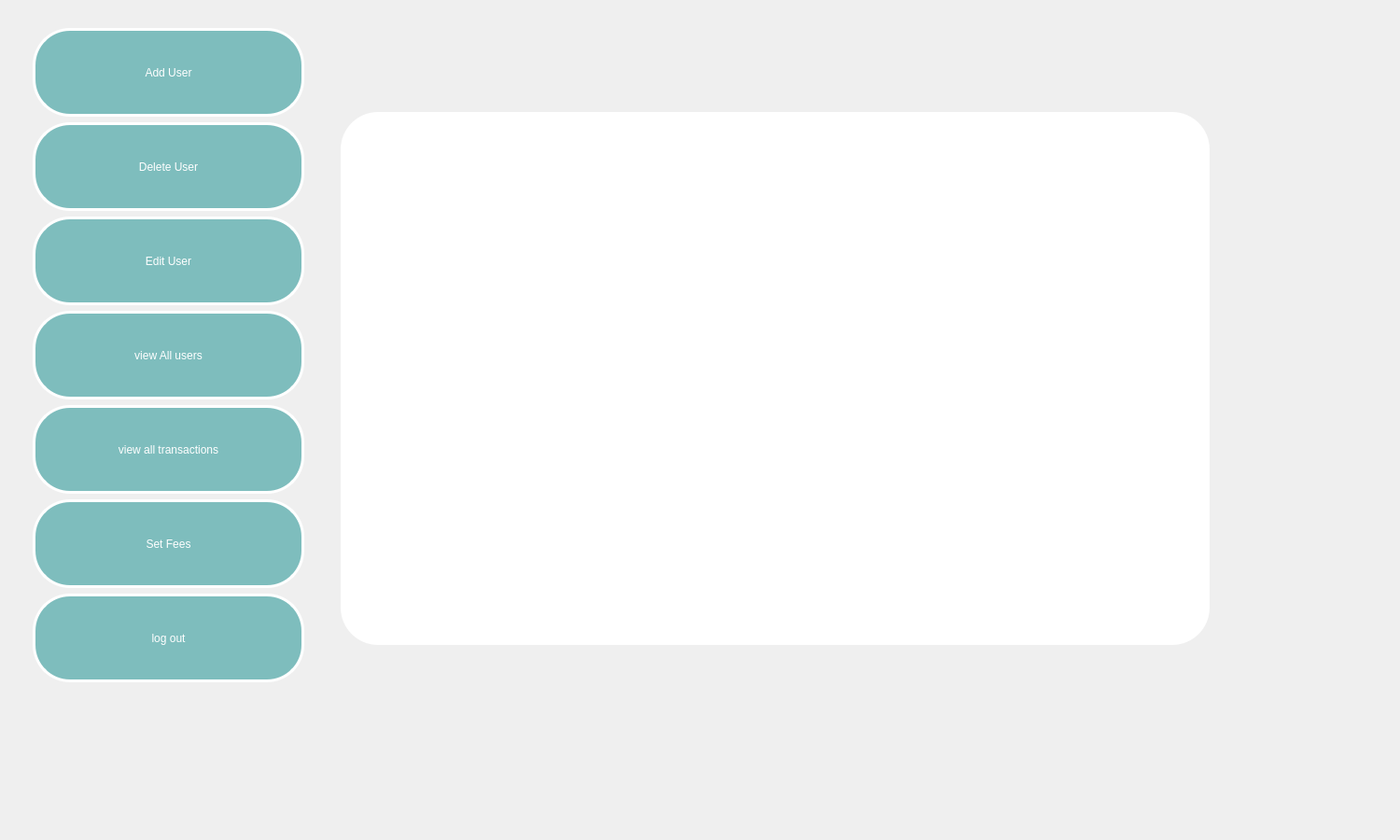
<?xml version="1.0" encoding="UTF-8"?>
<ui version="4.0">
 <class>Admin</class>
 <widget class="QWidget" name="Admin">
  <property name="geometry">
   <rect>
    <x>0</x>
    <y>0</y>
    <width>1500</width>
    <height>900</height>
   </rect>
  </property>
  <property name="windowTitle">
   <string>Dialog</string>
  </property>
  <widget class="QStackedWidget" name="Admin_stackWidget">
   <property name="geometry">
    <rect>
     <x>-20</x>
     <y>-10</y>
     <width>1541</width>
     <height>911</height>
    </rect>
   </property>
   <property name="styleSheet">
    <string notr="true">background: qlineargradient(
        x1: 0, y1: 0, x2: 0, y2: 1,
        stop: 0 rgb(95, 48, 143),
        stop: 1 #D8A0E0
    );
    color: white;
    font: 700 15pt &quot;Segoe UI&quot;;
    border: none;
    border-radius: 40px;
    padding: 10px 25px;</string>
   </property>
   <property name="currentIndex">
    <number>2</number>
   </property>
   <widget class="QWidget" name="AdduserPage">
    <widget class="QLabel" name="label_11">
     <property name="geometry">
      <rect>
       <x>510</x>
       <y>40</y>
       <width>211</width>
       <height>71</height>
      </rect>
     </property>
     <property name="text">
      <string/>
     </property>
    </widget>
    <widget class="QPushButton" name="pushButton_14">
     <property name="geometry">
      <rect>
       <x>350</x>
       <y>210</y>
       <width>591</width>
       <height>231</height>
      </rect>
     </property>
     <property name="text">
      <string>fe ehhh</string>
     </property>
    </widget>
   </widget>
   <widget class="QWidget" name="ll">
    <widget class="QLabel" name="label_7">
     <property name="geometry">
      <rect>
       <x>390</x>
       <y>30</y>
       <width>141</width>
       <height>21</height>
      </rect>
     </property>
     <property name="text">
      <string>lOGIN</string>
     </property>
    </widget>
    <widget class="QLabel" name="label_21">
     <property name="geometry">
      <rect>
       <x>160</x>
       <y>80</y>
       <width>101</width>
       <height>31</height>
      </rect>
     </property>
     <property name="text">
      <string>User Name</string>
     </property>
    </widget>
    <widget class="QLabel" name="label_22">
     <property name="geometry">
      <rect>
       <x>200</x>
       <y>170</y>
       <width>49</width>
       <height>16</height>
      </rect>
     </property>
     <property name="text">
      <string>Password</string>
     </property>
    </widget>
    <widget class="QLineEdit" name="adminUserName_line">
     <property name="geometry">
      <rect>
       <x>290</x>
       <y>80</y>
       <width>281</width>
       <height>31</height>
      </rect>
     </property>
    </widget>
    <widget class="QLineEdit" name="AdminPass_line">
     <property name="geometry">
      <rect>
       <x>290</x>
       <y>160</y>
       <width>271</width>
       <height>31</height>
      </rect>
     </property>
     <property name="echoMode">
      <enum>QLineEdit::EchoMode::Password</enum>
     </property>
    </widget>
    <widget class="QPushButton" name="pushButton_17">
     <property name="geometry">
      <rect>
       <x>380</x>
       <y>250</y>
       <width>80</width>
       <height>24</height>
      </rect>
     </property>
     <property name="text">
      <string>login</string>
     </property>
    </widget>
   </widget>
   <widget class="QWidget" name="AminMEnuPage">
    <widget class="QWidget" name="layoutWidget">
     <property name="geometry">
      <rect>
       <x>30</x>
       <y>30</y>
       <width>291</width>
       <height>701</height>
      </rect>
     </property>
     <layout class="QVBoxLayout" name="verticalLayout">
      <item>
       <widget class="QPushButton" name="pushButton">
        <property name="sizePolicy">
         <sizepolicy hsizetype="Minimum" vsizetype="Preferred">
          <horstretch>0</horstretch>
          <verstretch>0</verstretch>
         </sizepolicy>
        </property>
        <property name="styleSheet">
         <string notr="true">color:rgb(255, 255, 255);
background-color: rgb(126, 189, 189);
font: 700 15pt &quot;Segoe UI&quot;;
border-radius: 40px;
border:3px solid white;</string>
        </property>
        <property name="text">
         <string>Add User</string>
        </property>
       </widget>
      </item>
      <item>
       <widget class="QPushButton" name="pushButton_3">
        <property name="sizePolicy">
         <sizepolicy hsizetype="Minimum" vsizetype="Preferred">
          <horstretch>0</horstretch>
          <verstretch>0</verstretch>
         </sizepolicy>
        </property>
        <property name="styleSheet">
         <string notr="true">color:rgb(255, 255, 255);
background-color: rgb(126, 189, 189);
font: 700 15pt &quot;Segoe UI&quot;;
border-radius: 40px;
border:3px solid white;</string>
        </property>
        <property name="text">
         <string>Delete User</string>
        </property>
       </widget>
      </item>
      <item>
       <widget class="QPushButton" name="pushButton_2">
        <property name="sizePolicy">
         <sizepolicy hsizetype="Minimum" vsizetype="Preferred">
          <horstretch>0</horstretch>
          <verstretch>0</verstretch>
         </sizepolicy>
        </property>
        <property name="styleSheet">
         <string notr="true">color:rgb(255, 255, 255);
background-color: rgb(126, 189, 189);
font: 700 15pt &quot;Segoe UI&quot;;
border-radius: 40px;
border:3px solid white;</string>
        </property>
        <property name="text">
         <string>Edit User</string>
        </property>
       </widget>
      </item>
      <item>
       <widget class="QPushButton" name="pushButton_4">
        <property name="sizePolicy">
         <sizepolicy hsizetype="Minimum" vsizetype="Preferred">
          <horstretch>0</horstretch>
          <verstretch>0</verstretch>
         </sizepolicy>
        </property>
        <property name="styleSheet">
         <string notr="true">color:rgb(255, 255, 255);
background-color: rgb(126, 189, 189);
font: 700 15pt &quot;Segoe UI&quot;;
border-radius: 40px;
border:3px solid white;</string>
        </property>
        <property name="text">
         <string>view All users</string>
        </property>
       </widget>
      </item>
      <item>
       <widget class="QPushButton" name="pushButton_5">
        <property name="sizePolicy">
         <sizepolicy hsizetype="Minimum" vsizetype="Preferred">
          <horstretch>0</horstretch>
          <verstretch>0</verstretch>
         </sizepolicy>
        </property>
        <property name="styleSheet">
         <string notr="true">color:rgb(255, 255, 255);
background-color: rgb(126, 189, 189);
font: 700 15pt &quot;Segoe UI&quot;;
border-radius: 40px;
border:3px solid white;</string>
        </property>
        <property name="text">
         <string>view all transactions</string>
        </property>
       </widget>
      </item>
      <item>
       <widget class="QPushButton" name="pushButton_11">
        <property name="sizePolicy">
         <sizepolicy hsizetype="Minimum" vsizetype="Preferred">
          <horstretch>0</horstretch>
          <verstretch>0</verstretch>
         </sizepolicy>
        </property>
        <property name="styleSheet">
         <string notr="true">color:rgb(255, 255, 255);
background-color: rgb(126, 189, 189);
font: 700 15pt &quot;Segoe UI&quot;;
border-radius: 40px;
border:3px solid white;</string>
        </property>
        <property name="text">
         <string>Set Fees</string>
        </property>
       </widget>
      </item>
      <item>
       <widget class="QPushButton" name="pushButton_6">
        <property name="sizePolicy">
         <sizepolicy hsizetype="Minimum" vsizetype="Preferred">
          <horstretch>0</horstretch>
          <verstretch>0</verstretch>
         </sizepolicy>
        </property>
        <property name="styleSheet">
         <string notr="true">color:rgb(255, 255, 255);
background-color: rgb(126, 189, 189);
font: 700 15pt &quot;Segoe UI&quot;;
border-radius: 40px;
border:3px solid white;</string>
        </property>
        <property name="text">
         <string>log out</string>
        </property>
       </widget>
      </item>
     </layout>
    </widget>
    <widget class="QStackedWidget" name="AdminChoice_stackWidget">
     <property name="geometry">
      <rect>
       <x>360</x>
       <y>120</y>
       <width>931</width>
       <height>571</height>
      </rect>
     </property>
     <property name="styleSheet">
      <string notr="true">
background-color: rgb(255, 255, 255);</string>
     </property>
     <property name="currentIndex">
      <number>4</number>
     </property>
     <widget class="QWidget" name="choiceAdminPage">
      <widget class="QLabel" name="label_8">
       <property name="geometry">
        <rect>
         <x>480</x>
         <y>130</y>
         <width>321</width>
         <height>31</height>
        </rect>
       </property>
       <property name="text">
        <string>choode what </string>
       </property>
      </widget>
      <widget class="QLabel" name="label_12">
       <property name="geometry">
        <rect>
         <x>280</x>
         <y>40</y>
         <width>301</width>
         <height>481</height>
        </rect>
       </property>
       <property name="text">
        <string>TextLabel</string>
       </property>
      </widget>
     </widget>
     <widget class="QWidget" name="viewTransactionsPage">
      <widget class="QScrollArea" name="scrolltrans">
       <property name="geometry">
        <rect>
         <x>50</x>
         <y>40</y>
         <width>811</width>
         <height>481</height>
        </rect>
       </property>
       <property name="styleSheet">
        <string notr="true">/* Style for user card */
#userCard {
    background-color: #f8f9fa;  /* Light gray background */
    border: 2px solid #7ec1c1;   /* Light greenish-blue border */
    border-radius: 12px;         /* Rounded corners */
    padding: 20px;
    margin-bottom: 20px;          /* Space between user cards */
}

/* Style for user information label */
#userInfoLabel {
    font-size: 14px;
    font-weight: bold;
    color: #5f308f;  /* Purple text */
    margin-bottom: 10px;
}

/* Style for separator line between users */
QFrame[frameShape=&quot;HLine&quot;] {
    border: none;
    height: 2px;
    background-color: #7ec1c1;  /* Light greenish-blue */
    margin: 10px 0;
}

/* Style for user transaction history (if exists) */
QWidget {
    background-color: #eeeeee;  /* Light background for transaction history */
    padding: 15px;
    border-radius: 8px;
    margin-top: 10px;
}

/* Style for scroll area to make it visually neat */
QScrollArea {
    background-color: #ffffff;
    border: none;
}

/* Add padding around the scroll area content */
QWidget#contentWidget {
    padding: 10px;
}

/* Apply to the label for transaction data */
QLabel {
    font-size: 12px;
    color: #5f308f;
}

/* Add hover effect on user cards (optional) */
#userCard:hover {
    background-color: #f1f1f1;  /* Lighten the background on hover */
    border: 2px solid #5f308f;   /* Darken the border on hover */
}
</string>
       </property>
       <property name="widgetResizable">
        <bool>true</bool>
       </property>
       <widget class="QWidget" name="scrollAreaWidgetContents_2">
        <property name="geometry">
         <rect>
          <x>0</x>
          <y>0</y>
          <width>761</width>
          <height>431</height>
         </rect>
        </property>
       </widget>
      </widget>
     </widget>
     <widget class="QWidget" name="deletUserPage">
      <widget class="QLabel" name="label_16">
       <property name="geometry">
        <rect>
         <x>430</x>
         <y>100</y>
         <width>231</width>
         <height>61</height>
        </rect>
       </property>
       <property name="styleSheet">
        <string notr="true">color:rgb(126, 189, 189);

font: 700 18pt &quot;Segoe UI&quot;;</string>
       </property>
       <property name="text">
        <string>UserName</string>
       </property>
      </widget>
      <widget class="QLineEdit" name="deleteUser_line">
       <property name="geometry">
        <rect>
         <x>460</x>
         <y>200</y>
         <width>361</width>
         <height>61</height>
        </rect>
       </property>
       <property name="styleSheet">
        <string notr="true">border: 2px solid #8E2DE2; border-radius: 6px; 
    padding: 5px;
    background-color: white;
color:black;</string>
       </property>
      </widget>
      <widget class="QPushButton" name="pushButton_16">
       <property name="geometry">
        <rect>
         <x>480</x>
         <y>400</y>
         <width>211</width>
         <height>81</height>
        </rect>
       </property>
       <property name="styleSheet">
        <string notr="true">background: qlineargradient(
        x1: 0, y1: 0, x2: 0, y2: 1,
        stop: 0 rgb(95, 48, 143),
        stop: 1 #D8A0E0
    );
    color: white;
    font: 700 15pt &quot;Segoe UI&quot;;
    border: none;
    border-radius: 40px;
    padding: 10px 25px;</string>
       </property>
       <property name="text">
        <string>Delete</string>
       </property>
      </widget>
      <widget class="QLabel" name="labelPhoto3">
       <property name="geometry">
        <rect>
         <x>30</x>
         <y>20</y>
         <width>301</width>
         <height>481</height>
        </rect>
       </property>
       <property name="styleSheet">
        <string notr="true"/>
       </property>
       <property name="text">
        <string>TextLabel</string>
       </property>
       <property name="scaledContents">
        <bool>true</bool>
       </property>
      </widget>
     </widget>
     <widget class="QWidget" name="addUserPage">
      <widget class="QLabel" name="label_13">
       <property name="geometry">
        <rect>
         <x>370</x>
         <y>20</y>
         <width>181</width>
         <height>51</height>
        </rect>
       </property>
       <property name="styleSheet">
        <string notr="true">color:rgb(126, 189, 189);
font: 700 13pt &quot;Segoe UI&quot;;</string>
       </property>
       <property name="text">
        <string>UserName</string>
       </property>
      </widget>
      <widget class="QLabel" name="label_14">
       <property name="geometry">
        <rect>
         <x>370</x>
         <y>110</y>
         <width>181</width>
         <height>51</height>
        </rect>
       </property>
       <property name="styleSheet">
        <string notr="true">color:rgb(126, 189, 189);
font: 700 13pt &quot;Segoe UI&quot;;</string>
       </property>
       <property name="text">
        <string>password</string>
       </property>
      </widget>
      <widget class="QLabel" name="label_15">
       <property name="geometry">
        <rect>
         <x>370</x>
         <y>210</y>
         <width>231</width>
         <height>51</height>
        </rect>
       </property>
       <property name="styleSheet">
        <string notr="true">color:rgb(126, 189, 189);
font: 700 13pt &quot;Segoe UI&quot;;</string>
       </property>
       <property name="text">
        <string>Email</string>
       </property>
      </widget>
      <widget class="QLineEdit" name="AdminADDuser_line">
       <property name="geometry">
        <rect>
         <x>440</x>
         <y>70</y>
         <width>341</width>
         <height>41</height>
        </rect>
       </property>
       <property name="styleSheet">
        <string notr="true">border: 2px solid #8E2DE2; border-radius: 6px; 
    padding: 5px;
    background-color: white;
color:black;</string>
       </property>
      </widget>
      <widget class="QLineEdit" name="passwordAdduser_line">
       <property name="geometry">
        <rect>
         <x>440</x>
         <y>180</y>
         <width>341</width>
         <height>41</height>
        </rect>
       </property>
       <property name="styleSheet">
        <string notr="true">border: 2px solid #8E2DE2; border-radius: 6px; 
    padding: 5px;
    background-color: white;
color:black;</string>
       </property>
       <property name="echoMode">
        <enum>QLineEdit::EchoMode::Password</enum>
       </property>
      </widget>
      <widget class="QLineEdit" name="Email_Adduser_line">
       <property name="geometry">
        <rect>
         <x>440</x>
         <y>270</y>
         <width>341</width>
         <height>41</height>
        </rect>
       </property>
       <property name="styleSheet">
        <string notr="true">border: 2px solid #8E2DE2; border-radius: 6px; 
    padding: 5px;
    background-color: white;
color:black;</string>
       </property>
      </widget>
      <widget class="QPushButton" name="pushButton_15">
       <property name="geometry">
        <rect>
         <x>440</x>
         <y>460</y>
         <width>221</width>
         <height>91</height>
        </rect>
       </property>
       <property name="styleSheet">
        <string notr="true">background: qlineargradient(
        x1: 0, y1: 0, x2: 0, y2: 1,
        stop: 0 rgb(95, 48, 143),
        stop: 1 #D8A0E0
    );
    color: white;
    font: 700 15pt &quot;Segoe UI&quot;;
    border: none;
    border-radius: 40px;
    padding: 10px 25px;</string>
       </property>
       <property name="text">
        <string>Add</string>
       </property>
      </widget>
      <widget class="QLabel" name="labelPhoto2">
       <property name="geometry">
        <rect>
         <x>30</x>
         <y>20</y>
         <width>301</width>
         <height>481</height>
        </rect>
       </property>
       <property name="text">
        <string>TextLabel</string>
       </property>
      </widget>
      <widget class="QRadioButton" name="userradio">
       <property name="geometry">
        <rect>
         <x>390</x>
         <y>350</y>
         <width>131</width>
         <height>51</height>
        </rect>
       </property>
       <property name="styleSheet">
        <string notr="true">QRadioButton {
    font-size: 18px;
    color: white;
    background-color: rgb(126, 189, 189);
    border: 2px solid rgb(100, 150, 150);
    border-radius: 10px;
    padding: 10px;
}

QRadioButton::indicator {
    width: 18px;
    height: 18px;
    border: 2px solid rgb(100, 150, 150);
    border-radius: 9px;
    background-color: white;
}

QRadioButton::indicator:checked {
    background-color: rgb(100, 150, 150);
    border: 2px solid rgb(100, 150, 150);
}

QRadioButton::indicator:unchecked {
    background-color: white;
    border: 2px solid rgb(100, 150, 150);
}

QRadioButton:hover {
    background-color: rgb(150, 220, 220);
}

QRadioButton:pressed {
    background-color: rgb(100, 160, 160);
}
</string>
       </property>
       <property name="text">
        <string>User</string>
       </property>
      </widget>
      <widget class="QRadioButton" name="donationRadio">
       <property name="geometry">
        <rect>
         <x>580</x>
         <y>350</y>
         <width>181</width>
         <height>51</height>
        </rect>
       </property>
       <property name="styleSheet">
        <string notr="true">QRadioButton {
    font-size: 18px;
    color: white;
    background-color: rgb(126, 189, 189);
    border: 2px solid rgb(100, 150, 150);
    border-radius: 10px;
    padding: 10px;
}

QRadioButton::indicator {
    width: 18px;
    height: 18px;
    border: 2px solid rgb(100, 150, 150);
    border-radius: 9px;
    background-color: white;
}

QRadioButton::indicator:checked {
    background-color: rgb(100, 150, 150);
    border: 2px solid rgb(100, 150, 150);
}

QRadioButton::indicator:unchecked {
    background-color: white;
    border: 2px solid rgb(100, 150, 150);
}

QRadioButton:hover {
    background-color: rgb(150, 220, 220);
}

QRadioButton:pressed {
    background-color: rgb(100, 160, 160);
}
</string>
       </property>
       <property name="text">
        <string>Donation</string>
       </property>
      </widget>
     </widget>
     <widget class="QWidget" name="viewUsersPage">
      <widget class="QScrollArea" name="scrollusers">
       <property name="geometry">
        <rect>
         <x>49</x>
         <y>34</y>
         <width>781</width>
         <height>481</height>
        </rect>
       </property>
       <property name="styleSheet">
        <string notr="true">/* Style for user card */
#userCard {
    background-color: #f8f9fa;  /* Light gray background */
    border: 2px solid #7ec1c1;   /* Light greenish-blue border */
    border-radius: 12px;         /* Rounded corners */
    padding: 20px;
    margin-bottom: 20px;          /* Space between user cards */
}

/* Style for user information label */
#userInfoLabel {
    font-size: 14px;
    font-weight: bold;
    color: #5f308f;  /* Purple text */
    margin-bottom: 10px;
}

/* Style for separator line between users */
QFrame[frameShape=&quot;HLine&quot;] {
    border: none;
    height: 2px;
    background-color: #7ec1c1;  /* Light greenish-blue */
    margin: 10px 0;
}

/* Style for user transaction history (if exists) */
QWidget {
    background-color: #eeeeee;  /* Light background for transaction history */
    padding: 15px;
    border-radius: 8px;
    margin-top: 10px;
}

/* Style for scroll area to make it visually neat */
QScrollArea {
    background-color: #ffffff;
    border: none;
}

/* Add padding around the scroll area content */
QWidget#contentWidget {
    padding: 10px;
}

/* Apply to the label for transaction data */
QLabel {
    font-size: 12px;
    color: #5f308f;
}

/* Add hover effect on user cards (optional) */
#userCard:hover {
    background-color: #f1f1f1;  /* Lighten the background on hover */
    border: 2px solid #5f308f;   /* Darken the border on hover */
}
</string>
       </property>
       <property name="widgetResizable">
        <bool>true</bool>
       </property>
       <widget class="QWidget" name="scrollAreaWidgetContents">
        <property name="geometry">
         <rect>
          <x>0</x>
          <y>0</y>
          <width>731</width>
          <height>431</height>
         </rect>
        </property>
        <property name="styleSheet">
         <string notr="true">QScrollArea {
    border: 2px solid rgb(126, 189, 189);
    background-color: #f0fdfd;
    border-radius: 8px;
}

QScrollArea QWidget {
    background-color: #ffffff;
}

QScrollBar:vertical {
    border: none;
    background: #e3f7f7;
    width: 10px;
    margin: 2px;
    border-radius: 5px;
}

QScrollBar::handle:vertical {
    background: rgb(126, 189, 189);
    min-height: 20px;
    border-radius: 5px;
}

QScrollBar::handle:vertical:hover {
    background: rgb(106, 169, 169);
}

QScrollBar::add-line:vertical,
QScrollBar::sub-line:vertical {
    height: 0;
}

QScrollBar::add-page:vertical, QScrollBar::sub-page:vertical {
    background: none;
}
</string>
        </property>
       </widget>
      </widget>
     </widget>
     <widget class="QWidget" name="setFeesPage">
      <widget class="QLabel" name="label_24">
       <property name="geometry">
        <rect>
         <x>520</x>
         <y>150</y>
         <width>221</width>
         <height>71</height>
        </rect>
       </property>
       <property name="styleSheet">
        <string notr="true">color:rgb(126, 189, 189);
font: 700 13pt &quot;Segoe UI&quot;;</string>
       </property>
       <property name="text">
        <string>new highFees Rate</string>
       </property>
      </widget>
      <widget class="QLabel" name="label_25">
       <property name="geometry">
        <rect>
         <x>510</x>
         <y>260</y>
         <width>211</width>
         <height>61</height>
        </rect>
       </property>
       <property name="styleSheet">
        <string notr="true">color:rgb(126, 189, 189);
font: 700 13pt &quot;Segoe UI&quot;;</string>
       </property>
       <property name="text">
        <string> new LowFees Rate</string>
       </property>
      </widget>
      <widget class="QPushButton" name="buttonforSetfees">
       <property name="geometry">
        <rect>
         <x>690</x>
         <y>440</y>
         <width>101</width>
         <height>81</height>
        </rect>
       </property>
       <property name="styleSheet">
        <string notr="true">background: qlineargradient(
        x1: 0, y1: 0, x2: 0, y2: 1,
        stop: 0 rgb(95, 48, 143),
        stop: 1 #D8A0E0
    );
    color: white;
    font: 700 15pt &quot;Segoe UI&quot;;
    border: none;
    border-radius: 40px;
    padding: 10px 25px;</string>
       </property>
       <property name="text">
        <string>Save</string>
       </property>
      </widget>
      <widget class="QComboBox" name="highCombo">
       <property name="geometry">
        <rect>
         <x>750</x>
         <y>160</y>
         <width>121</width>
         <height>51</height>
        </rect>
       </property>
       <property name="styleSheet">
        <string notr="true">QWidget {
    background-color: #f0fdfd;
    font-family: 'Segoe UI';
    font-size: 14px;
    color: #2e2e2e;
}

QPushButton {
    background-color: rgb(126, 189, 189);
    color: white;
    border: 2px solid rgb(95, 48, 143);
    border-radius: 8px;
    padding: 6px 12px;
}

QPushButton:hover {
    background-color: rgb(106, 169, 169);
}

QPushButton:pressed {
    background-color: rgb(86, 149, 149);
}

QLineEdit {
    border: 1px solid rgb(126, 189, 189);
    border-radius: 6px;
    padding: 5px;
    background-color: white;
    color: #333;
    selection-background-color: rgb(126, 189, 189);
    selection-color: white;
}

QComboBox {
    background-color: white;
    border: 2px solid rgb(126, 189, 189);
    border-radius: 6px;
    padding: 4px 8px;
    color: #2e2e2e;
}

QComboBox::drop-down {
    subcontrol-origin: padding;
    subcontrol-position: top right;
    width: 30px;
    border-left: 1px solid rgb(126, 189, 189);
    background-color: rgb(220, 248, 248);
}

QLabel {
    color: #2e2e2e;
}

QStackedWidget {
    background-color: #f7fafa;
}
</string>
       </property>
       <item>
        <property name="text">
         <string>0.01</string>
        </property>
       </item>
       <item>
        <property name="text">
         <string>0.02</string>
        </property>
       </item>
       <item>
        <property name="text">
         <string>0.03</string>
        </property>
       </item>
       <item>
        <property name="text">
         <string>0.04</string>
        </property>
       </item>
       <item>
        <property name="text">
         <string>0.05</string>
        </property>
       </item>
       <item>
        <property name="text">
         <string>0.06</string>
        </property>
       </item>
       <item>
        <property name="text">
         <string>0.07</string>
        </property>
       </item>
       <item>
        <property name="text">
         <string>0.08</string>
        </property>
       </item>
       <item>
        <property name="text">
         <string>0.09</string>
        </property>
       </item>
       <item>
        <property name="text">
         <string>0.1</string>
        </property>
       </item>
       <item>
        <property name="text">
         <string/>
        </property>
       </item>
      </widget>
      <widget class="QComboBox" name="lowCombo">
       <property name="geometry">
        <rect>
         <x>740</x>
         <y>270</y>
         <width>121</width>
         <height>61</height>
        </rect>
       </property>
       <property name="styleSheet">
        <string notr="true">QWidget {
    background-color: #f0fdfd;
    font-family: 'Segoe UI';
    font-size: 14px;
    color: #2e2e2e;
}

QPushButton {
    background-color: rgb(126, 189, 189);
    color: white;
    border: 2px solid rgb(95, 48, 143);
    border-radius: 8px;
    padding: 6px 12px;
}

QPushButton:hover {
    background-color: rgb(106, 169, 169);
}

QPushButton:pressed {
    background-color: rgb(86, 149, 149);
}

QLineEdit {
    border: 1px solid rgb(126, 189, 189);
    border-radius: 6px;
    padding: 5px;
    background-color: white;
    color: #333;
    selection-background-color: rgb(126, 189, 189);
    selection-color: white;
}

QComboBox {
    background-color: white;
    border: 2px solid rgb(126, 189, 189);
    border-radius: 6px;
    padding: 4px 8px;
    color: #2e2e2e;
}

QComboBox::drop-down {
    subcontrol-origin: padding;
    subcontrol-position: top right;
    width: 30px;
    border-left: 1px solid rgb(126, 189, 189);
    background-color: rgb(220, 248, 248);
}

QLabel {
    color: #2e2e2e;
}

QStackedWidget {
    background-color: #f7fafa;
}
</string>
       </property>
       <item>
        <property name="text">
         <string>0.06</string>
        </property>
       </item>
       <item>
        <property name="text">
         <string>0.07</string>
        </property>
       </item>
       <item>
        <property name="text">
         <string>0.08</string>
        </property>
       </item>
       <item>
        <property name="text">
         <string>0.09</string>
        </property>
       </item>
       <item>
        <property name="text">
         <string>0.1</string>
        </property>
       </item>
       <item>
        <property name="text">
         <string>0.2</string>
        </property>
       </item>
       <item>
        <property name="text">
         <string>0.3</string>
        </property>
       </item>
       <item>
        <property name="text">
         <string>0.4</string>
        </property>
       </item>
      </widget>
      <widget class="QLabel" name="feesphoto">
       <property name="geometry">
        <rect>
         <x>80</x>
         <y>20</y>
         <width>301</width>
         <height>481</height>
        </rect>
       </property>
       <property name="text">
        <string>TextLabel</string>
       </property>
      </widget>
     </widget>
    </widget>
   </widget>
   <widget class="QWidget" name="editUserrPage">
    <widget class="QWidget" name="layoutWidget">
     <property name="geometry">
      <rect>
       <x>50</x>
       <y>40</y>
       <width>261</width>
       <height>641</height>
      </rect>
     </property>
     <property name="sizePolicy">
      <sizepolicy hsizetype="Preferred" vsizetype="Preferred">
       <horstretch>0</horstretch>
       <verstretch>0</verstretch>
      </sizepolicy>
     </property>
     <layout class="QVBoxLayout" name="verticalLayout_2">
      <item>
       <widget class="QPushButton" name="pushButton_7">
        <property name="sizePolicy">
         <sizepolicy hsizetype="Minimum" vsizetype="Preferred">
          <horstretch>0</horstretch>
          <verstretch>0</verstretch>
         </sizepolicy>
        </property>
        <property name="styleSheet">
         <string notr="true">color:rgb(255, 255, 255);
background-color: rgb(126, 189, 189);
font: 700 15pt &quot;Segoe UI&quot;;
border-radius: 40px;
border:3px solid white;</string>
        </property>
        <property name="text">
         <string>change Password</string>
        </property>
       </widget>
      </item>
      <item>
       <widget class="QPushButton" name="pushButton_8">
        <property name="sizePolicy">
         <sizepolicy hsizetype="Minimum" vsizetype="Preferred">
          <horstretch>0</horstretch>
          <verstretch>0</verstretch>
         </sizepolicy>
        </property>
        <property name="styleSheet">
         <string notr="true">color:rgb(255, 255, 255);
background-color: rgb(126, 189, 189);
font: 700 15pt &quot;Segoe UI&quot;;
border-radius: 40px;
border:3px solid white;</string>
        </property>
        <property name="text">
         <string>modify balance</string>
        </property>
       </widget>
      </item>
      <item>
       <widget class="QPushButton" name="pushButton_9">
        <property name="sizePolicy">
         <sizepolicy hsizetype="Minimum" vsizetype="Preferred">
          <horstretch>0</horstretch>
          <verstretch>0</verstretch>
         </sizepolicy>
        </property>
        <property name="styleSheet">
         <string notr="true">color:rgb(255, 255, 255);
background-color: rgb(126, 189, 189);
font: 700 15pt &quot;Segoe UI&quot;;
border-radius: 40px;
border:3px solid white;</string>
        </property>
        <property name="text">
         <string>set susspended</string>
        </property>
       </widget>
      </item>
      <item>
       <widget class="QPushButton" name="pushButton_10">
        <property name="sizePolicy">
         <sizepolicy hsizetype="Minimum" vsizetype="Preferred">
          <horstretch>0</horstretch>
          <verstretch>0</verstretch>
         </sizepolicy>
        </property>
        <property name="styleSheet">
         <string notr="true">color:rgb(255, 255, 255);
background-color: rgb(126, 189, 189);
font: 700 15pt &quot;Segoe UI&quot;;
border-radius: 40px;
border:3px solid white;</string>
        </property>
        <property name="text">
         <string>Reactivate </string>
        </property>
       </widget>
      </item>
      <item>
       <widget class="QPushButton" name="pushButton_12">
        <property name="sizePolicy">
         <sizepolicy hsizetype="Minimum" vsizetype="Preferred">
          <horstretch>0</horstretch>
          <verstretch>0</verstretch>
         </sizepolicy>
        </property>
        <property name="styleSheet">
         <string notr="true">color:rgb(255, 255, 255);
background-color: rgb(126, 189, 189);
font: 700 15pt &quot;Segoe UI&quot;;
border-radius: 40px;
border:3px solid white;</string>
        </property>
        <property name="text">
         <string>back</string>
        </property>
       </widget>
      </item>
     </layout>
    </widget>
    <widget class="QStackedWidget" name="EditUser_stackWidget">
     <property name="geometry">
      <rect>
       <x>390</x>
       <y>60</y>
       <width>931</width>
       <height>601</height>
      </rect>
     </property>
     <property name="styleSheet">
      <string notr="true">background:rgb(255, 255, 255)</string>
     </property>
     <property name="currentIndex">
      <number>1</number>
     </property>
     <widget class="QWidget" name="reactivatePage">
      <widget class="QLabel" name="label_27">
       <property name="geometry">
        <rect>
         <x>340</x>
         <y>160</y>
         <width>191</width>
         <height>41</height>
        </rect>
       </property>
       <property name="styleSheet">
        <string notr="true">color:rgb(126, 189, 189);
font: 13pt &quot;Segoe UI&quot;;
font: 700 15pt &quot;Segoe UI&quot;;</string>
       </property>
       <property name="text">
        <string>UserName</string>
       </property>
      </widget>
      <widget class="QLineEdit" name="reactivate_Line">
       <property name="geometry">
        <rect>
         <x>540</x>
         <y>160</y>
         <width>341</width>
         <height>71</height>
        </rect>
       </property>
       <property name="styleSheet">
        <string notr="true">border: 2px solid #8E2DE2; border-radius: 6px; 
    padding: 5px;
    background-color: white;
color:black;</string>
       </property>
      </widget>
      <widget class="QPushButton" name="reactivateButton">
       <property name="geometry">
        <rect>
         <x>620</x>
         <y>350</y>
         <width>141</width>
         <height>81</height>
        </rect>
       </property>
       <property name="styleSheet">
        <string notr="true">background: qlineargradient(
        x1: 0, y1: 0, x2: 0, y2: 1,
        stop: 0 rgb(95, 48, 143),
        stop: 1 #D8A0E0
    );
    color: white;
    font: 700 15pt &quot;Segoe UI&quot;;
    border: none;
    border-radius: 40px;
    padding: 10px 25px;</string>
       </property>
       <property name="text">
        <string>reactivate</string>
       </property>
      </widget>
      <widget class="QLabel" name="label_3">
       <property name="geometry">
        <rect>
         <x>50</x>
         <y>20</y>
         <width>301</width>
         <height>481</height>
        </rect>
       </property>
       <property name="text">
        <string/>
       </property>
      </widget>
     </widget>
     <widget class="QWidget" name="chooseEdit">
      <widget class="QLabel" name="label_4">
       <property name="geometry">
        <rect>
         <x>280</x>
         <y>50</y>
         <width>301</width>
         <height>481</height>
        </rect>
       </property>
       <property name="text">
        <string>TextLabel</string>
       </property>
      </widget>
     </widget>
     <widget class="QWidget" name="ModifyPage">
      <widget class="QPushButton" name="ModifyButton">
       <property name="geometry">
        <rect>
         <x>670</x>
         <y>480</y>
         <width>201</width>
         <height>81</height>
        </rect>
       </property>
       <property name="styleSheet">
        <string notr="true">background: qlineargradient(
        x1: 0, y1: 0, x2: 0, y2: 1,
        stop: 0 rgb(95, 48, 143),
        stop: 1 #D8A0E0
    );
    color: white;
    font: 700 15pt &quot;Segoe UI&quot;;
    border: none;
    border-radius: 40px;
    padding: 10px 25px;</string>
       </property>
       <property name="text">
        <string>save</string>
       </property>
      </widget>
      <widget class="QRadioButton" name="Add_Radio">
       <property name="geometry">
        <rect>
         <x>450</x>
         <y>300</y>
         <width>141</width>
         <height>61</height>
        </rect>
       </property>
       <property name="styleSheet">
        <string notr="true">QRadioButton {
    font-size: 18px;
    color: white;
    background-color: rgb(126, 189, 189);
    border: 2px solid rgb(100, 150, 150);
    border-radius: 10px;
    padding: 10px;
}

QRadioButton::indicator {
    width: 18px;
    height: 18px;
    border: 2px solid rgb(100, 150, 150);
    border-radius: 9px;
    background-color: white;
}

QRadioButton::indicator:checked {
    background-color: rgb(100, 150, 150);
    border: 2px solid rgb(100, 150, 150);
}

QRadioButton::indicator:unchecked {
    background-color: white;
    border: 2px solid rgb(100, 150, 150);
}

QRadioButton:hover {
    background-color: rgb(150, 220, 220);
}

QRadioButton:pressed {
    background-color: rgb(100, 160, 160);
}
</string>
       </property>
       <property name="text">
        <string>Add</string>
       </property>
      </widget>
      <widget class="QRadioButton" name="withdraw_Radio">
       <property name="geometry">
        <rect>
         <x>450</x>
         <y>380</y>
         <width>151</width>
         <height>61</height>
        </rect>
       </property>
       <property name="styleSheet">
        <string notr="true">QRadioButton {
    font-size: 18px;
    color: white;
    background-color: rgb(126, 189, 189);
    border: 2px solid rgb(100, 150, 150);
    border-radius: 10px;
    padding: 10px;
}

QRadioButton::indicator {
    width: 18px;
    height: 18px;
    border: 2px solid rgb(100, 150, 150);
    border-radius: 9px;
    background-color: white;
}

QRadioButton::indicator:checked {
    background-color: rgb(100, 150, 150);
    border: 2px solid rgb(100, 150, 150);
}

QRadioButton::indicator:unchecked {
    background-color: white;
    border: 2px solid rgb(100, 150, 150);
}

QRadioButton:hover {
    background-color: rgb(150, 220, 220);
}

QRadioButton:pressed {
    background-color: rgb(100, 160, 160);
}
</string>
       </property>
       <property name="text">
        <string>WithDraw</string>
       </property>
      </widget>
      <widget class="QLabel" name="label">
       <property name="geometry">
        <rect>
         <x>420</x>
         <y>10</y>
         <width>184</width>
         <height>59</height>
        </rect>
       </property>
       <property name="styleSheet">
        <string notr="true">color:rgb(126, 189, 189);
font: 13pt &quot;Segoe UI&quot;;
font: 700 15pt &quot;Segoe UI&quot;;</string>
       </property>
       <property name="text">
        <string>userName</string>
       </property>
      </widget>
      <widget class="QLineEdit" name="ineditUser_line">
       <property name="geometry">
        <rect>
         <x>430</x>
         <y>68</y>
         <width>371</width>
         <height>71</height>
        </rect>
       </property>
       <property name="styleSheet">
        <string notr="true">border: 2px solid #8E2DE2; border-radius: 6px; 
    padding: 5px;
    background-color: white;
color:black;</string>
       </property>
      </widget>
      <widget class="QLabel" name="label_2">
       <property name="geometry">
        <rect>
         <x>430</x>
         <y>150</y>
         <width>160</width>
         <height>59</height>
        </rect>
       </property>
       <property name="styleSheet">
        <string notr="true">color:rgb(126, 189, 189);
font: 700 15pt &quot;Segoe UI&quot;;</string>
       </property>
       <property name="text">
        <string>Amount</string>
       </property>
      </widget>
      <widget class="QLineEdit" name="amount_line">
       <property name="geometry">
        <rect>
         <x>430</x>
         <y>204</y>
         <width>371</width>
         <height>71</height>
        </rect>
       </property>
       <property name="styleSheet">
        <string notr="true">border: 2px solid #8E2DE2; border-radius: 6px; 
    padding: 5px;
    background-color: white;
color:black;</string>
       </property>
      </widget>
      <widget class="QLabel" name="labelPhoto2_2">
       <property name="geometry">
        <rect>
         <x>50</x>
         <y>20</y>
         <width>301</width>
         <height>481</height>
        </rect>
       </property>
       <property name="text">
        <string>TextLabel</string>
       </property>
      </widget>
     </widget>
     <widget class="QWidget" name="changepassPage">
      <widget class="QLabel" name="label_5">
       <property name="geometry">
        <rect>
         <x>330</x>
         <y>120</y>
         <width>191</width>
         <height>51</height>
        </rect>
       </property>
       <property name="styleSheet">
        <string notr="true">color:rgb(126, 189, 189);
font: 13pt &quot;Segoe UI&quot;;
font: 700 15pt &quot;Segoe UI&quot;;</string>
       </property>
       <property name="text">
        <string>userName</string>
       </property>
      </widget>
      <widget class="QLabel" name="label_6">
       <property name="geometry">
        <rect>
         <x>320</x>
         <y>200</y>
         <width>221</width>
         <height>51</height>
        </rect>
       </property>
       <property name="styleSheet">
        <string notr="true">color:rgb(126, 189, 189);
font: 13pt &quot;Segoe UI&quot;;
font: 700 15pt &quot;Segoe UI&quot;;</string>
       </property>
       <property name="text">
        <string>new Password</string>
       </property>
      </widget>
      <widget class="QLineEdit" name="NewuserPass_line">
       <property name="geometry">
        <rect>
         <x>530</x>
         <y>100</y>
         <width>341</width>
         <height>71</height>
        </rect>
       </property>
       <property name="styleSheet">
        <string notr="true">border: 2px solid #8E2DE2; border-radius: 6px; 
    padding: 5px;
    background-color: white;
color:black;</string>
       </property>
      </widget>
      <widget class="QLineEdit" name="newPass_line">
       <property name="geometry">
        <rect>
         <x>530</x>
         <y>200</y>
         <width>341</width>
         <height>71</height>
        </rect>
       </property>
       <property name="styleSheet">
        <string notr="true">border: 2px solid #8E2DE2; border-radius: 6px; 
    padding: 5px;
    background-color: white;
color:black;</string>
       </property>
      </widget>
      <widget class="QPushButton" name="pushButton_13">
       <property name="geometry">
        <rect>
         <x>590</x>
         <y>400</y>
         <width>151</width>
         <height>91</height>
        </rect>
       </property>
       <property name="styleSheet">
        <string notr="true">background: qlineargradient(
        x1: 0, y1: 0, x2: 0, y2: 1,
        stop: 0 rgb(95, 48, 143),
        stop: 1 #D8A0E0
    );
    color: white;
    font: 700 15pt &quot;Segoe UI&quot;;
    border: none;
    border-radius: 40px;
    padding: 10px 25px;</string>
       </property>
       <property name="text">
        <string>save</string>
       </property>
      </widget>
      <widget class="QLabel" name="photoset">
       <property name="geometry">
        <rect>
         <x>50</x>
         <y>20</y>
         <width>301</width>
         <height>481</height>
        </rect>
       </property>
       <property name="text">
        <string/>
       </property>
      </widget>
     </widget>
     <widget class="QWidget" name="Set_susspendedPage">
      <widget class="QLabel" name="label_9">
       <property name="geometry">
        <rect>
         <x>340</x>
         <y>160</y>
         <width>191</width>
         <height>81</height>
        </rect>
       </property>
       <property name="styleSheet">
        <string notr="true">color:rgb(126, 189, 189);
font: 13pt &quot;Segoe UI&quot;;
font: 700 15pt &quot;Segoe UI&quot;;</string>
       </property>
       <property name="text">
        <string>UserName</string>
       </property>
      </widget>
      <widget class="QLineEdit" name="susspendLine">
       <property name="geometry">
        <rect>
         <x>520</x>
         <y>170</y>
         <width>341</width>
         <height>71</height>
        </rect>
       </property>
       <property name="styleSheet">
        <string notr="true">border: 2px solid #8E2DE2; border-radius: 6px; 
    padding: 5px;
    background-color: white;
color:black;</string>
       </property>
      </widget>
      <widget class="QPushButton" name="susspendButton">
       <property name="geometry">
        <rect>
         <x>540</x>
         <y>390</y>
         <width>141</width>
         <height>91</height>
        </rect>
       </property>
       <property name="styleSheet">
        <string notr="true">background: qlineargradient(
        x1: 0, y1: 0, x2: 0, y2: 1,
        stop: 0 rgb(95, 48, 143),
        stop: 1 #D8A0E0
    );
    color: white;
    font: 700 15pt &quot;Segoe UI&quot;;
    border: none;
    border-radius: 40px;
    padding: 10px 25px;</string>
       </property>
       <property name="text">
        <string>Save</string>
       </property>
      </widget>
      <widget class="QLabel" name="SETsuusphOTO">
       <property name="geometry">
        <rect>
         <x>50</x>
         <y>20</y>
         <width>301</width>
         <height>481</height>
        </rect>
       </property>
       <property name="text">
        <string/>
       </property>
      </widget>
     </widget>
    </widget>
   </widget>
  </widget>
 </widget>
 <resources/>
 <connections/>
</ui>
